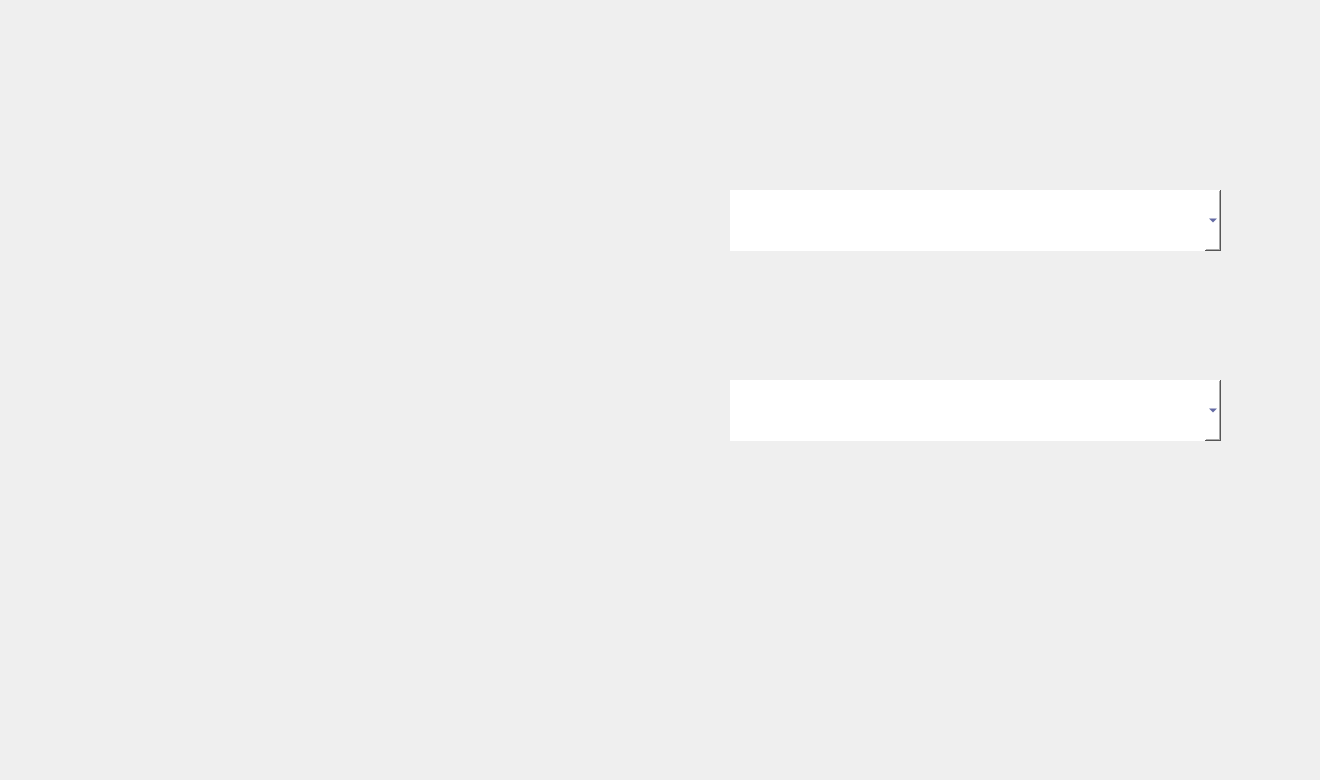
      <widget class="QWidget" name="matricular">
       <widget class="QLabel" name="label_11">
        <property name="geometry">
         <rect>
          <x>0</x>
          <y>0</y>
          <width>1311</width>
          <height>771</height>
         </rect>
        </property>
        <property name="text">
         <string/>
        </property>
        <property name="pixmap">
         <pixmap resource="imagenes.qrc">:/Fondos/MatricularMateria.png</pixmap>
        </property>
        <property name="scaledContents">
         <bool>true</bool>
        </property>
       </widget>
       <widget class="QLabel" name="TituloMatricula">
        <property name="geometry">
         <rect>
          <x>650</x>
          <y>50</y>
          <width>651</width>
          <height>51</height>
         </rect>
        </property>
        <property name="styleSheet">
         <string notr="true">color: rgb(8, 19, 110);
font: 87 24pt &quot;Segoe UI Black&quot;;</string>
        </property>
        <property name="text">
         <string/>
        </property>
        <property name="alignment">
         <set>Qt::AlignCenter</set>
        </property>
       </widget>
       <widget class="QPushButton" name="aceptarMatricula">
        <property name="geometry">
         <rect>
          <x>720</x>
          <y>530</y>
          <width>511</width>
          <height>51</height>
         </rect>
        </property>
        <property name="styleSheet">
         <string notr="true">background: transparent;
border: none;</string>
        </property>
        <property name="text">
         <string/>
        </property>
       </widget>
       <widget class="QComboBox" name="alumnoCombobox">
        <property name="geometry">
         <rect>
          <x>730</x>
          <y>380</y>
          <width>491</width>
          <height>61</height>
         </rect>
        </property>
        <property name="styleSheet">
         <string notr="true">background: white;
font: 75 14pt &quot;Segoe UI&quot;;
border: none;
color: rgb(8, 19, 110);</string>
        </property>
       </widget>
       <widget class="QComboBox" name="claseMatricularCombo">
        <property name="geometry">
         <rect>
          <x>730</x>
          <y>190</y>
          <width>491</width>
          <height>61</height>
         </rect>
        </property>
        <property name="styleSheet">
         <string notr="true">background: white;
font: 75 14pt &quot;Segoe UI&quot;;
border: none;
color: rgb(8, 19, 110);</string>
        </property>
       </widget>
      </widget>
